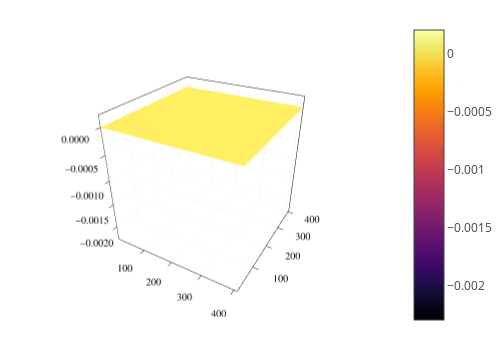

The code cell stored with this chart in its notebook:
### Code cell
surface(real.(qi[3:end]),real.(qi[3:end]),imag.(Vmat[3:length(qi),3:length(qi)]))

### Figure 1 — Plotly figure (JSON) as saved in the notebook; plotly's stock layout.template omitted (floating-point values rounded to 4 significant figures; data arrays with more than 128 entries replaced by an {"elided": "..."} marker saying what was removed)
{"data": [{"colorbar": {"title": ""}, "colorscale": {"elided": "256x2 mixed values"}, "name": "y1", "opacity": null, "scene": "scene", "showlegend": false, "showscale": true, "type": "surface", "x": [0.0001575, 0.0008282, 0.002027, 0.003743, 0.005956, 0.008643, 0.01178, 0.01532, 0.01924, 0.0235, 0.02804, 0.03283, 0.0378, 0.04291, 0.0481, 0.05332, 0.05852, 0.06363, 0.0686, 0.07338, 0.07793, 0.08218, 0.0861, 0.08965, 0.09278, 0.09547, 0.09768, 0.0994, 0.1006, 0.1013, 0.1016, 0.1023, 0.1035, 0.1052, 0.1075, 0.1102, 0.1134, 0.117, 0.121, 0.1254, 0.13, 0.1349, 0.14, 0.1452, 0.1505, 0.1558, 0.1611, 0.1663, 0.1714, 0.1762, 0.1809, 0.1852, 0.1892, 0.1928, 0.196, 0.1987, 0.201, 0.2027, 0.204, 0.2046, 0.2072, 0.2176, 0.2362, 0.2628, 0.2973, 0.3395, 0.3892, 0.4467, 0.512, 0.5857, 0.6686, 0.762, 0.8677, 0.9882, 1.127, 1.289, 1.481, 1.713, 1.999, 2.361, 2.83, 3.46, 4.339, 5.627, 7.631, 11.02, 17.44, 32.04, 78.16, 410.1], "xaxis": "x", "y": [0.0001575, 0.0008282, 0.002027, 0.003743, 0.005956, 0.008643, 0.01178, 0.01532, 0.01924, 0.0235, 0.02804, 0.03283, 0.0378, 0.04291, 0.0481, 0.05332, 0.05852, 0.06363, 0.0686, 0.07338, 0.07793, 0.08218, 0.0861, 0.08965, 0.09278, 0.09547, 0.09768, 0.0994, 0.1006, 0.1013, 0.1016, 0.1023, 0.1035, 0.1052, 0.1075, 0.1102, 0.1134, 0.117, 0.121, 0.1254, 0.13, 0.1349, 0.14, 0.1452, 0.1505, 0.1558, 0.1611, 0.1663, 0.1714, 0.1762, 0.1809, 0.1852, 0.1892, 0.1928, 0.196, 0.1987, 0.201, 0.2027, 0.204, 0.2046, 0.2072, 0.2176, 0.2362, 0.2628, 0.2973, 0.3395, 0.3892, 0.4467, 0.512, 0.5857, 0.6686, 0.762, 0.8677, 0.9882, 1.127, 1.289, 1.481, 1.713, 1.999, 2.361, 2.83, 3.46, 4.339, 5.627, 7.631, 11.02, 17.44, 32.04, 78.16, 410.1], "yaxis": "y", "z": {"elided": "90x90 float values"}, "zaxis": "z", "zmax": 0.0002101, "zmin": -0.0023}], "layout": {"annotations": [], "height": 350, "legend": {"bgcolor": "rgba(255, 255, 255, 1.000)", "bordercolor": "rgba(0, 0, 0, 1.000)", "borderwidth": 1, "font": {"color": "rgba(0, 0, 0, 1.000)", "family": "sans-serif", "size": 11}, "title": {"font": {"color": "rgba(0, 0, 0, 1.000)", "family": "sans-serif", "size": 15}, "text": ""}, "tracegroupgap": 0, "traceorder": "normal", "x": 1, "xanchor": "auto", "y": 1, "yanchor": "auto"}, "margin": {"b": 20, "l": 0, "r": 0, "t": 20}, "paper_bgcolor": "rgba(255, 255, 255, 1.000)", "plot_bgcolor": "rgba(255, 255, 255, 1.000)", "scene": {"camera": {"eye": {"x": 1.126, "y": -1.95, "z": 1.3}, "projection": "orthographic"}, "domain": {"x": [0.06121, 0.9921], "y": [0.04299, 0.9888]}, "xaxis": {"gridcolor": "rgba(0, 0, 0, 0.100)", "gridwidth": 0.5, "linecolor": "rgba(0, 0, 0, 1.000)", "mirror": true, "range": [0.0001575, 410.1], "showgrid": true, "showline": true, "showticklabels": true, "tickangle": 0, "tickcolor": "rgb(0, 0, 0)", "tickfont": {"color": "rgba(0, 0, 0, 1.000)", "family": "sans-serif", "size": 11}, "tickmode": "array", "ticks": "inside", "ticktext": ["100", "200", "300", "400"], "tickvals": [100, 200, 300, 400], "title": "", "titlefont": {"color": "rgba(0, 0, 0, 1.000)", "family": "sans-serif", "size": 15}, "type": "-", "visible": true, "zeroline": false, "zerolinecolor": "rgba(0, 0, 0, 1.000)"}, "yaxis": {"gridcolor": "rgba(0, 0, 0, 0.100)", "gridwidth": 0.5, "linecolor": "rgba(0, 0, 0, 1.000)", "mirror": true, "range": [0.0001575, 410.1], "showgrid": true, "showline": true, "showticklabels": true, "tickangle": 0, "tickcolor": "rgb(0, 0, 0)", "tickfont": {"color": "rgba(0, 0, 0, 1.000)", "family": "sans-serif", "size": 11}, "tickmode": "array", "ticks": "inside", "ticktext": ["100", "200", "300", "400"], "tickvals": [100, 200, 300, 400], "title": "", "titlefont": {"color": "rgba(0, 0, 0, 1.000)", "family": "sans-serif", "size": 15}, "type": "-", "visible": true, "zeroline": false, "zerolinecolor": "rgba(0, 0, 0, 1.000)"}, "zaxis": {"gridcolor": "rgba(0, 0, 0, 0.100)", "gridwidth": 0.5, "linecolor": "rgba(0, 0, 0, 1.000)", "mirror": true, "range": [-0.0023, 0.0002101], "showgrid": true, "showline": true, "showticklabels": true, "tickangle": 0, "tickcolor": "rgb(0, 0, 0)", "tickfont": {"color": "rgba(0, 0, 0, 1.000)", "family": "sans-serif", "size": 11}, "tickmode": "array", "ticks": "inside", "ticktext": ["−0.0020", "−0.0015", "−0.0010", "−0.0005", "0.0000"], "tickvals": [-0.002, -0.0015, -0.001, -0.0005, 0], "title": "", "titlefont": {"color": "rgba(0, 0, 0, 1.000)", "family": "sans-serif", "size": 15}, "type": "-", "visible": true, "zeroline": false, "zerolinecolor": "rgba(0, 0, 0, 1.000)"}}, "showlegend": true, "width": 500}}
